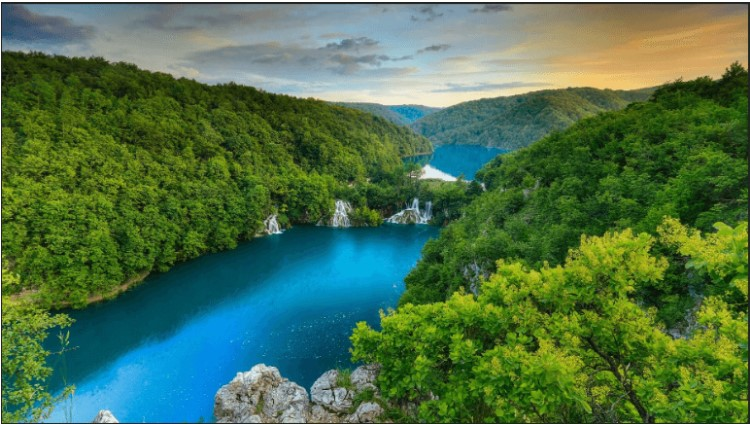
#> input picture _site/assets/images/bai10/nature.jpg, 750 x 424 px
$ python choose_K.py
#> lines starting #> are read from the running program, lines starting #| are printed output that depends on the picture
import numpy as np
import cv2
import matplotlib.pyplot as plt
from sklearn.cluster import KMeans

# Load image
image = cv2.imread('nature.jpg')
#> image is the input picture: shape (424, 750, 3); mean B, G, R 74.5, 112.7, 76.3
image = cv2.cvtColor(image,cv2.COLOR_BGR2RGB)
w,h,_ = image.shape
#> w = 424; h = 750
# Transform channels -> vectors
image_vec = np.reshape(image,(-1,3))
def choose_K(k):
    # Init K-means
#> called with k = 5
    kmeans = KMeans(n_clusters=k)

    # Training
    kmeans.fit(image_vec)

    # Get labels for each pixel
    labels = kmeans.predict(image_vec)

    # Get centroids
    centroids = kmeans.cluster_centers_

    # Init zeros image vec
    image_result = np.zeros_like(image_vec)

    # Update each pixel equal to corresponding centroids
    for i in range(len(image_result)):
        image_result[i] = centroids[labels[i]]

    image_result = image_result.reshape(w,h,3)
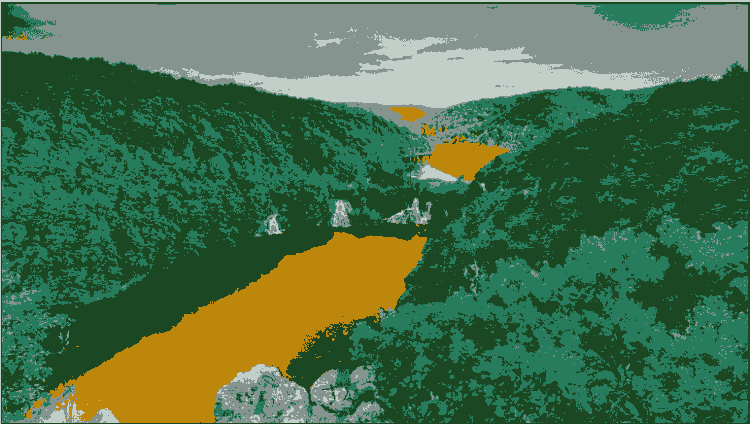
#> image_result: shape (424, 750, 3); mean of channels 0, 1, 2 75.7, 112, 73.9; drawn as B, G, R
    return image_result
im5,im6,im7 = choose_K(5),choose_K(6),choose_K(7)
#> call 2 of choose_K, with k = 6
#> in choose_K (call 2), `centroids = kmeans.cluster_centers_`: centroids = [[158.5, 160.2, 141.8], [100.6, 118.9, 107.5], [35.58, 71.46, 28.63], [94.16, 126.3, 31.75], [10.09, 136.1, 190.1], [207.4, 215.2, 204.8]]
#> in choose_K (call 2), `image_result = image_result.reshape(w,h,3)`:
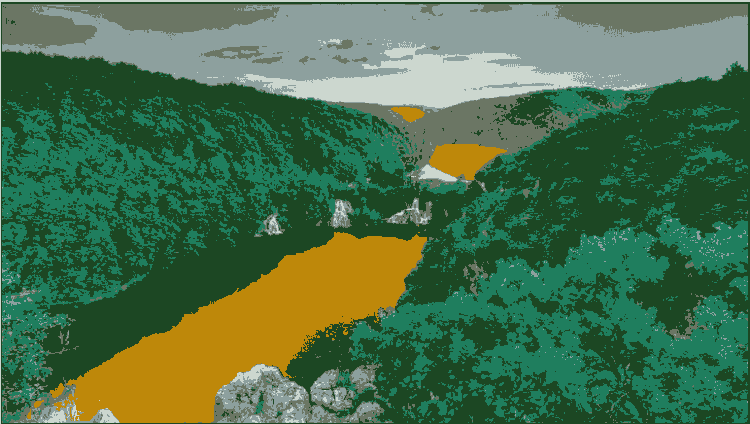
#> image_result: shape (424, 750, 3); mean of channels 0, 1, 2 75.8, 112.2, 73.8; drawn as B, G, R
#> call 3 of choose_K, with k = 7
#> in choose_K (call 3), `centroids = kmeans.cluster_centers_`: centroids = [[78.62, 111.4, 32.99], [204.8, 208.3, 192.3], [10.43, 145.7, 206.1], [151.5, 153.6, 61.35], [35.84, 66.09, 17.71], [132.3, 148.3, 148.5], [16.19, 87.13, 102.4]]
#> in choose_K (call 3), `image_result = image_result.reshape(w,h,3)`:
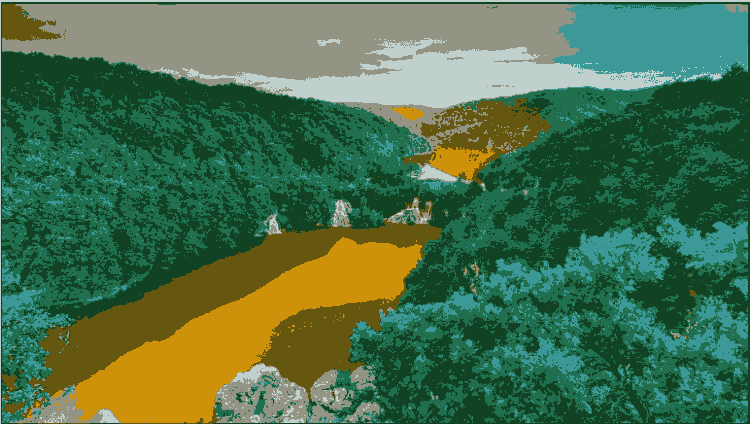
#> image_result: shape (424, 750, 3); mean of channels 0, 1, 2 75.6, 112.3, 73.8; drawn as B, G, R

plt.figure(figsize=(16, 3))
plt.subplot(151)
plt.imshow(im5)
plt.title('K = 5')
plt.axis(False)


plt.subplot(152)
plt.imshow(im6)
plt.title('K = 6')
plt.axis(False)

plt.subplot(153)
plt.imshow(im7)
plt.title('K = 7')
plt.axis(False)
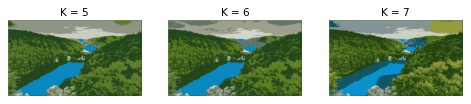
#> figure drawn by matplotlib, 3 panels

$ run again, with _site/assets/images/bai10/anh1.jpg copied over _site/assets/images/bai10/nature.jpg
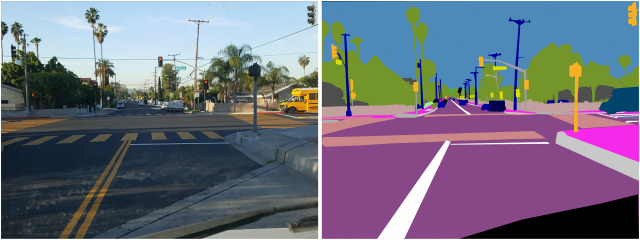
#> input picture _site/assets/images/bai10/anh1.jpg, 640 x 240 px
#> image is the input picture: shape (240, 640, 3); mean B, G, R 127.3, 111.4, 111.5
#> centroids = [[41.59, 51.79, 60.86], [205.1, 225.3, 238.3], [128.5, 77.07, 129.9], [196.9, 132.2, 166], [78.07, 137.4, 182.6], [126.3, 137.4, 50.75]]
#> in choose_K (call 2), `image_result = image_result.reshape(w,h,3)`:
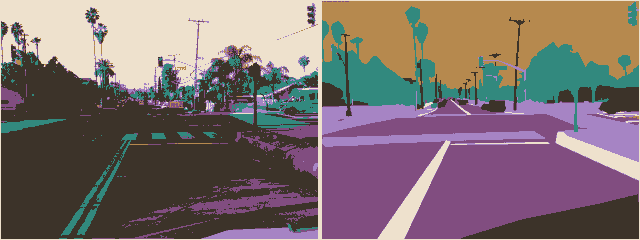
#> image_result: shape (240, 640, 3); mean of channels 0, 1, 2 111.2, 111, 126.6; drawn as B, G, R
#> `plt.axis(False)`:
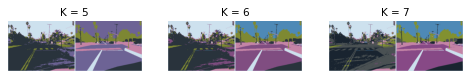
#> figure drawn by matplotlib, 3 panels
